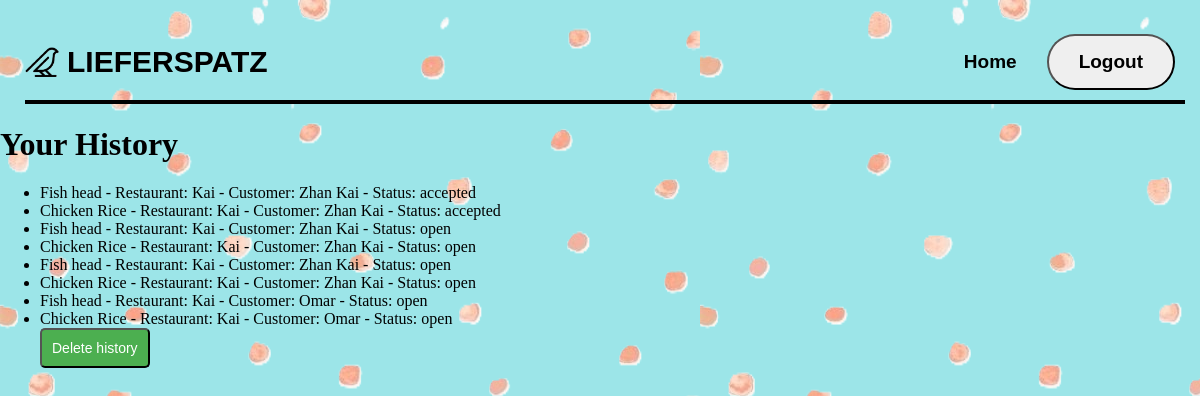
Page /order_cart/restaurant_history (signed in) on the committed database.
### tables this page shows
CREATE TABLE "Orders" (
	"id"	INTEGER UNIQUE,
	"item_id"	INTEGER,
	"restaurant_id"	INTEGER,
	"customer_id"	INTEGER,
	"quantity"	INTEGER,
	"time"	TEXT,
	"date"	TEXT,
	"status"	TEXT,
	"description"	TEXT,
	PRIMARY KEY("id" AUTOINCREMENT),
	FOREIGN KEY("item_id") REFERENCES "menu"("id"),
	FOREIGN KEY("customer_id") REFERENCES "customer"("id"),
	FOREIGN KEY("restaurant_id") REFERENCES "restaurant"("id")
);

CREATE TABLE "menu" (
	"id"	INTEGER,
	"restaurant_id"	INTEGER,
	"item_name"	TEXT,
	"detail"	TEXT,
	"price"	NUMERIC,
	"types"	TEXT,
	PRIMARY KEY("id" AUTOINCREMENT),
	FOREIGN KEY("restaurant_id") REFERENCES "restaurant"("id")
);

CREATE TABLE "restaurant" (
	"id"	INTEGER,
	"email"	TEXT,
	"username"	TEXT,
	"password"	TEXT,
	"address"	TEXT,
	"plz"	INTEGER,
	"restaurantname"	TEXT,
	"description"	TEXT,
	PRIMARY KEY("id")
);

CREATE TABLE customer (id INTEGER PRIMARY KEY, firstname TEXT, lastname TEXT, street TEXT, houseNr INTEGER, plz INTEGER, email TEXT, username TEXT UNIQUE, password TEXT);

### order_cart_blueprint.py (the view)
@order_cart.route('/restaurant_history', methods=['GET', 'POST'])
def restaurant_history():#show restaurant history
    restaurant_id = session.get("restaurant_id")
    print("restaurant_id:", restaurant_id)
    restaurant = _restaurant(restaurant_id, connection)
    if request.method == 'GET':
        history = restaurant.get_order_history()
        all_history = []
        if history:
            for p in history:
                template_data = {
                    "menu": f.get_information(p[1], 'menu'),
                    "restaurant": f.get_information(p[2], 'restaurant'),
                    "customer": f.get_information(p[3], 'customer'),
                    "status": p[7],
                    "history": p
                }
                all_history.append(template_data)
        print(all_history)
        return render_template("restaurant_history.html", all_history=all_history)
    else:
        return "No user type provided or invalid request."

### Restaurant.py (called while the page is built)
    def get_order_history(self):
        try:
            with self.connection:
                query = "SELECT * FROM Orders WHERE restaurant_id = ? "
                orders = self.cursor.execute(query, (self.id,)).fetchall()
                return orders
        except Exception as e:
            print(f"an error accured: {e}")
            return False

### functions.py (called while the page is built)
    def get_information(id,user_type): #get all information from database using id and user type
        conn = sqlite3.connect(connection)
        cursor = conn.cursor()
        query =  "SELECT * FROM " + user_type + " WHERE id = ?"
        information = cursor.execute(query, (id,)).fetchone()
        return information

### templates/restaurant_history.html (shortened to what this page needs)
{% extends "base.html" %}
{% block button %}
    <a href="/restaurant_home" class="button-link">Home</a>
    <form action="/logout_restaurant" method="POST">
        <input type="submit" value="Logout" class="button-link">
    </form>
{% endblock %}
{% block content %}
    <h1>Your History</h1>
    {% if all_history %}
        <ul>
            {% for history in all_history %}
                <li>
                    {{ history.menu[2] }} - Restaurant: {{ history.restaurant[2] }} - Customer: {{ history.customer[1] }} - Status: {{ history.history[7] }}
                </li>
            {% endfor %}
            <form action="{{url_for('order_cart.clear_history')}}" method="POST">
                <input type="submit" value="Delete history" class="button">
            </form>
        </ul>
    {% else %}
        <p>History is empty</p>
    {% endif %}
{% endblock %}

### templates/base.html (shortened to what this page needs)
<!DOCTYPE html>
<html>
    <head>
        <link rel="stylesheet" type="text/css" href="{{ url_for('static', filename='styling.css') }}">
    </head>
    <body>
        <div class="topnav">
            <div class="logo-group">
                <img src="{{ url_for('static', filename='images/logo.png') }}" alt="Logo" class="logo">
                <h1 class="lieferspatz-text">LIEFERSPATZ</h1>
            </div>
            <div class="button-container">
                {% block button %} {% endblock %}
            </div>
        </div>
        {% block content %}
        {% endblock %}
    </body>
</html>

### static/styling.css (style rules this page uses)
body { background-color: #9ce5e8; background-attachment: fixed; background-image: url('/static/images/background.png'); margin-top: auto; margin-bottom: auto; margin-right: auto; margin-left: auto; }
.topnav::after { content: ''; display: block; height: 4px; background-color: black; width: 100%; position: absolute; bottom: 0; }
.lieferspatz-text { font-family: 'Montserrat', sans-serif; font-weight: bolder; font-size: 30px; }
.logo { width: 34px; height: auto; margin-right: 8px; }
.button-container { display: flex; align-items: center; justify-content: space-around; }
.topnav { display: flex; align-items: center; justify-content: space-between; padding: 5px; position: relative; margin: 20px; }
.button-link { display: inline-block; padding: 15px 30px; text-decoration: none; color: black; transition: background-color 0.5s ease; font-family: 'Montserrat', sans-serif; font-weight: bold; font-size: 19px; border-radius: 30px; }
.logo-group { display: flex; align-items: center; justify-content: flex-start; }
.button { background-color: #4CAF50; color: white; padding: 10px; text-align: center; text-decoration: none; display: inline-block; font-size: 14px; cursor: pointer; border-radius: 5px; }

### rows in the picture
Orders: item_name "Fish head", username "Kai", firstname "Zhan Kai", status "accepted"
Orders: item_name "Chicken Rice", username "Kai", firstname "Zhan Kai", status "accepted"
Orders: item_name "Fish head", username "Kai", firstname "Zhan Kai", status "open"
Orders: item_name "Chicken Rice", username "Kai", firstname "Zhan Kai", status "open"
Orders: item_name "Fish head", username "Kai", firstname "Zhan Kai", status "open"
Orders: item_name "Chicken Rice", username "Kai", firstname "Zhan Kai", status "open"
Orders: item_name "Fish head", username "Kai", firstname "Omar", status "open"
Orders: item_name "Chicken Rice", username "Kai", firstname "Omar", status "open"
